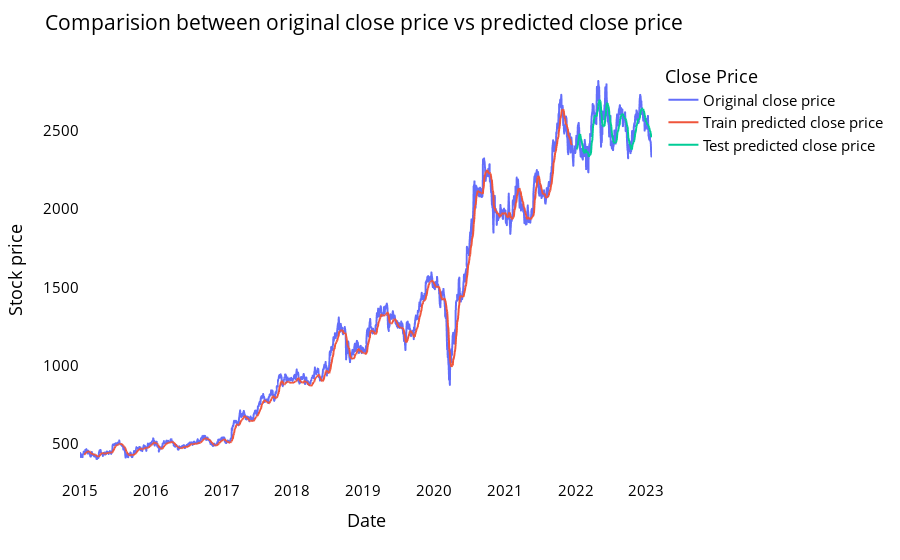

The cell this chart's notebook holds for it:
### Markdown cell above
### Comparision between original stock close price vs predicted close price

### Code cell
# shift train predictions for plotting

look_back=time_step
trainPredictPlot = np.empty_like(closedf)
trainPredictPlot[:, :] = np.nan
trainPredictPlot[look_back:len(train_predict)+look_back, :] = train_predict
print("Train predicted data: ", trainPredictPlot.shape)

# shift test predictions for plotting
testPredictPlot = np.empty_like(closedf)
testPredictPlot[:, :] = np.nan
testPredictPlot[len(train_predict)+(look_back*2)+1:len(closedf)-1, :] = test_predict
print("Test predicted data: ", testPredictPlot.shape)

names = cycle(['Original close price','Train predicted close price','Test predicted close price'])

plotdf = pd.DataFrame({'Date': close_stock['Date'],
                       'original_close': close_stock['Close'],
                      'train_predicted_close': trainPredictPlot.reshape(1,-1)[0].tolist(),
                      'test_predicted_close': testPredictPlot.reshape(1,-1)[0].tolist()})

fig = px.line(plotdf,x=plotdf['Date'], y=[plotdf['original_close'],plotdf['train_predicted_close'],
                                          plotdf['test_predicted_close']],
              labels={'value':'Stock price','Date': 'Date'})
fig.update_layout(title_text='Comparision between original close price vs predicted close price',
                  plot_bgcolor='white', font_size=15, font_color='black',legend_title_text='Close Price')
fig.for_each_trace(lambda t:  t.update(name = next(names)))

fig.update_xaxes(showgrid=False)
fig.update_yaxes(showgrid=False)
fig.show()

### Figure 1 — Plotly figure (JSON) as saved in the notebook; plotly's stock layout.template omitted (floating-point values rounded to 4 significant figures; data arrays with more than 128 entries replaced by an {"elided": "..."} marker saying what was removed)
{"data": [{"hovertemplate": "variable=original_close<br>Date=%{x}<br>Stock price=%{y}<extra></extra>", "legendgroup": "original_close", "line": {"color": "#636efa", "dash": "solid"}, "marker": {"symbol": "circle"}, "mode": "lines", "name": "Original close price", "showlegend": true, "type": "scattergl", "x": {"elided": "1996 str values"}, "xaxis": "x", "y": {"elided": "1996 float values"}, "yaxis": "y"}, {"hovertemplate": "variable=train_predicted_close<br>Date=%{x}<br>Stock price=%{y}<extra></extra>", "legendgroup": "train_predicted_close", "line": {"color": "#EF553B", "dash": "solid"}, "marker": {"symbol": "circle"}, "mode": "lines", "name": "Train predicted close price", "showlegend": true, "type": "scattergl", "x": {"elided": "1996 str values"}, "xaxis": "x", "y": {"elided": "1996 float values"}, "yaxis": "y"}, {"hovertemplate": "variable=test_predicted_close<br>Date=%{x}<br>Stock price=%{y}<extra></extra>", "legendgroup": "test_predicted_close", "line": {"color": "#00cc96", "dash": "solid"}, "marker": {"symbol": "circle"}, "mode": "lines", "name": "Test predicted close price", "showlegend": true, "type": "scattergl", "x": {"elided": "1996 str values"}, "xaxis": "x", "y": {"elided": "1996 float values"}, "yaxis": "y"}], "layout": {"font": {"color": "black", "size": 15}, "legend": {"title": {"text": "Close Price"}, "tracegroupgap": 0}, "margin": {"t": 60}, "plot_bgcolor": "white", "title": {"text": "Comparision between original close price vs predicted close price"}, "xaxis": {"anchor": "y", "domain": [0, 1], "showgrid": false, "title": {"text": "Date"}}, "yaxis": {"anchor": "x", "domain": [0, 1], "showgrid": false, "title": {"text": "Stock price"}}}}
